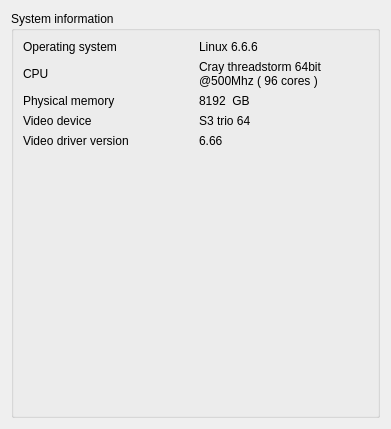
<?xml version="1.0" encoding="UTF-8"?>
<ui version="4.0">
 <class>sys_info_widget</class>
 <widget class="QWidget" name="sys_info_widget">
  <property name="geometry">
   <rect>
    <x>0</x>
    <y>0</y>
    <width>391</width>
    <height>429</height>
   </rect>
  </property>
  <property name="windowTitle">
   <string>System information</string>
  </property>
  <layout class="QVBoxLayout" name="verticalLayout_2">
   <item>
    <widget class="QGroupBox" name="groupBox">
     <property name="title">
      <string>System information</string>
     </property>
     <layout class="QVBoxLayout" name="verticalLayout_3">
      <item>
       <layout class="QVBoxLayout" name="verticalLayout">
        <item>
         <layout class="QGridLayout" name="gridLayout">
          <item row="0" column="0">
           <widget class="QLabel" name="label">
            <property name="text">
             <string>Operating system</string>
            </property>
           </widget>
          </item>
          <item row="0" column="1">
           <widget class="QLabel" name="osLabel">
            <property name="sizePolicy">
             <sizepolicy hsizetype="Preferred" vsizetype="Minimum">
              <horstretch>0</horstretch>
              <verstretch>0</verstretch>
             </sizepolicy>
            </property>
            <property name="toolTip">
             <string notr="true"/>
            </property>
            <property name="statusTip">
             <string notr="true"/>
            </property>
            <property name="whatsThis">
             <string notr="true"/>
            </property>
            <property name="accessibleName">
             <string notr="true"/>
            </property>
            <property name="accessibleDescription">
             <string/>
            </property>
            <property name="text">
             <string notr="true">Linux 6.6.6</string>
            </property>
            <property name="wordWrap">
             <bool>true</bool>
            </property>
           </widget>
          </item>
          <item row="1" column="0">
           <widget class="QLabel" name="label_3">
            <property name="text">
             <string>CPU</string>
            </property>
           </widget>
          </item>
          <item row="1" column="1">
           <widget class="QLabel" name="cpuLabel">
            <property name="sizePolicy">
             <sizepolicy hsizetype="Preferred" vsizetype="Minimum">
              <horstretch>0</horstretch>
              <verstretch>0</verstretch>
             </sizepolicy>
            </property>
            <property name="toolTip">
             <string notr="true"/>
            </property>
            <property name="statusTip">
             <string notr="true"/>
            </property>
            <property name="whatsThis">
             <string notr="true"/>
            </property>
            <property name="accessibleName">
             <string notr="true"/>
            </property>
            <property name="accessibleDescription">
             <string notr="true"/>
            </property>
            <property name="text">
             <string notr="true">Cray threadstorm 64bit @500Mhz ( 96 cores )</string>
            </property>
            <property name="wordWrap">
             <bool>true</bool>
            </property>
           </widget>
          </item>
          <item row="2" column="0">
           <widget class="QLabel" name="label_5">
            <property name="text">
             <string>Physical memory</string>
            </property>
           </widget>
          </item>
          <item row="2" column="1">
           <widget class="QLabel" name="ramLabel">
            <property name="toolTip">
             <string/>
            </property>
            <property name="statusTip">
             <string notr="true"/>
            </property>
            <property name="whatsThis">
             <string notr="true"/>
            </property>
            <property name="accessibleName">
             <string notr="true"/>
            </property>
            <property name="accessibleDescription">
             <string notr="true"/>
            </property>
            <property name="text">
             <string notr="true">8192  GB</string>
            </property>
           </widget>
          </item>
          <item row="3" column="0">
           <widget class="QLabel" name="label_7">
            <property name="text">
             <string>Video device</string>
            </property>
           </widget>
          </item>
          <item row="3" column="1">
           <widget class="QLabel" name="gfxcardLabel">
            <property name="sizePolicy">
             <sizepolicy hsizetype="Preferred" vsizetype="Minimum">
              <horstretch>0</horstretch>
              <verstretch>0</verstretch>
             </sizepolicy>
            </property>
            <property name="toolTip">
             <string notr="true"/>
            </property>
            <property name="statusTip">
             <string notr="true"/>
            </property>
            <property name="whatsThis">
             <string notr="true"/>
            </property>
            <property name="accessibleName">
             <string notr="true"/>
            </property>
            <property name="accessibleDescription">
             <string notr="true"/>
            </property>
            <property name="text">
             <string notr="true">S3 trio 64</string>
            </property>
            <property name="wordWrap">
             <bool>true</bool>
            </property>
           </widget>
          </item>
          <item row="4" column="0">
           <widget class="QLabel" name="label_9">
            <property name="text">
             <string>Video driver version</string>
            </property>
           </widget>
          </item>
          <item row="4" column="1">
           <widget class="QLabel" name="gfxdriverLabel">
            <property name="toolTip">
             <string/>
            </property>
            <property name="statusTip">
             <string notr="true"/>
            </property>
            <property name="whatsThis">
             <string notr="true"/>
            </property>
            <property name="accessibleName">
             <string notr="true"/>
            </property>
            <property name="accessibleDescription">
             <string notr="true"/>
            </property>
            <property name="text">
             <string notr="true">6.66</string>
            </property>
           </widget>
          </item>
         </layout>
        </item>
        <item>
         <spacer name="verticalSpacer">
          <property name="orientation">
           <enum>Qt::Vertical</enum>
          </property>
          <property name="sizeHint" stdset="0">
           <size>
            <width>20</width>
            <height>40</height>
           </size>
          </property>
         </spacer>
        </item>
       </layout>
      </item>
     </layout>
    </widget>
   </item>
  </layout>
 </widget>
 <resources/>
 <connections/>
</ui>
